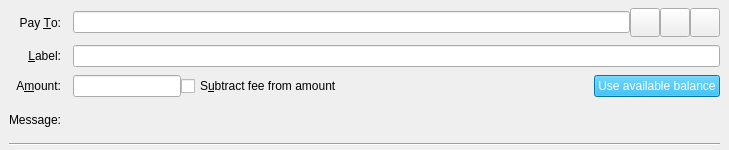
<?xml version="1.0" encoding="UTF-8"?>
<ui version="4.0">
 <class>SendCoinsEntry</class>
 <widget class="QStackedWidget" name="SendCoinsEntry">
  <property name="geometry">
   <rect>
    <x>0</x>
    <y>0</y>
    <width>729</width>
    <height>150</height>
   </rect>
  </property>
  <property name="focusPolicy">
   <enum>Qt::TabFocus</enum>
  </property>
  <property name="autoFillBackground">
   <bool>false</bool>
  </property>
  <widget class="QFrame" name="SendCoins">
   <property name="frameShape">
    <enum>QFrame::NoFrame</enum>
   </property>
   <layout class="QGridLayout" name="gridLayout">
    <property name="topMargin">
     <number>8</number>
    </property>
    <property name="bottomMargin">
     <number>4</number>
    </property>
    <property name="horizontalSpacing">
     <number>12</number>
    </property>
    <property name="verticalSpacing">
     <number>8</number>
    </property>
    <item row="0" column="0">
     <widget class="QLabel" name="payToLabel">
      <property name="text">
       <string>Pay &amp;To:</string>
      </property>
      <property name="alignment">
       <set>Qt::AlignRight|Qt::AlignTrailing|Qt::AlignVCenter</set>
      </property>
      <property name="buddy">
       <cstring>payTo</cstring>
      </property>
     </widget>
    </item>
    <item row="0" column="1">
     <layout class="QHBoxLayout" name="payToLayout">
      <property name="spacing">
       <number>0</number>
      </property>
      <item>
       <widget class="QValidatedLineEdit" name="payTo">
        <property name="toolTip">
         <string>The CI AI COIN address to send the payment to</string>
        </property>
       </widget>
      </item>
      <item>
       <widget class="QToolButton" name="addressBookButton">
        <property name="toolTip">
         <string>Choose previously used address</string>
        </property>
        <property name="text">
         <string/>
        </property>
        <property name="icon">
         <iconset resource="../CI AI COIN.qrc">
          <normaloff>:/icons/address-book</normaloff>:/icons/address-book</iconset>
        </property>
        <property name="iconSize">
         <size>
          <width>22</width>
          <height>22</height>
         </size>
        </property>
        <property name="shortcut">
         <string>Alt+A</string>
        </property>
       </widget>
      </item>
      <item>
       <widget class="QToolButton" name="pasteButton">
        <property name="toolTip">
         <string>Paste address from clipboard</string>
        </property>
        <property name="text">
         <string/>
        </property>
        <property name="icon">
         <iconset resource="../CI AI COIN.qrc">
          <normaloff>:/icons/editpaste</normaloff>:/icons/editpaste</iconset>
        </property>
        <property name="iconSize">
         <size>
          <width>22</width>
          <height>22</height>
         </size>
        </property>
        <property name="shortcut">
         <string>Alt+P</string>
        </property>
       </widget>
      </item>
      <item>
       <widget class="QToolButton" name="deleteButton">
        <property name="toolTip">
         <string>Remove this entry</string>
        </property>
        <property name="text">
         <string/>
        </property>
        <property name="icon">
         <iconset resource="../CI AI COIN.qrc">
          <normaloff>:/icons/remove</normaloff>:/icons/remove</iconset>
        </property>
        <property name="iconSize">
         <size>
          <width>22</width>
          <height>22</height>
         </size>
        </property>
       </widget>
      </item>
     </layout>
    </item>
    <item row="1" column="0">
     <widget class="QLabel" name="labellLabel">
      <property name="text">
       <string>&amp;Label:</string>
      </property>
      <property name="alignment">
       <set>Qt::AlignRight|Qt::AlignTrailing|Qt::AlignVCenter</set>
      </property>
      <property name="buddy">
       <cstring>addAsLabel</cstring>
      </property>
     </widget>
    </item>
    <item row="1" column="1">
     <widget class="QLineEdit" name="addAsLabel">
      <property name="toolTip">
       <string>Enter a label for this address to add it to the list of used addresses</string>
      </property>
     </widget>
    </item>
    <item row="2" column="0">
     <widget class="QLabel" name="amountLabel">
      <property name="text">
       <string>A&amp;mount:</string>
      </property>
      <property name="alignment">
       <set>Qt::AlignRight|Qt::AlignTrailing|Qt::AlignVCenter</set>
      </property>
      <property name="buddy">
       <cstring>payAmount</cstring>
      </property>
     </widget>
    </item>
    <item row="2" column="1">
     <layout class="QHBoxLayout" name="horizontalLayoutAmount" stretch="0,1,0">
      <item>
       <widget class="CI AI COINAmountField" name="payAmount">
         <property name="toolTip">
          <string>The amount to send in the selected unit</string>
         </property>
       </widget>
      </item>
      <item>
       <widget class="QCheckBox" name="checkboxSubtractFeeFromAmount">
        <property name="toolTip">
         <string>The fee will be deducted from the amount being sent. The recipient will receive less CI AI COINs than you enter in the amount field. If multiple recipients are selected, the fee is split equally.</string>
        </property>
        <property name="text">
         <string>S&amp;ubtract fee from amount</string>
        </property>
       </widget>
      </item>
      <item>
       <widget class="QPushButton" name="useAvailableBalanceButton">
        <property name="styleSheet">
         <string notr="true">background-color: rgb(10, 164, 227);color: #ffffff</string>
        </property>
        <property name="text">
         <string>Use available balance</string>
        </property>
       </widget>
      </item>
     </layout>
    </item>
    <item row="3" column="0">
     <widget class="QLabel" name="messageLabel">
      <property name="text">
       <string>Message:</string>
      </property>
      <property name="alignment">
       <set>Qt::AlignRight|Qt::AlignTrailing|Qt::AlignVCenter</set>
      </property>
     </widget>
    </item>
    <item row="3" column="1">
     <widget class="QLabel" name="messageTextLabel">
      <property name="toolTip">
       <string>A message that was attached to the CI AI COIN: URI which will be stored with the transaction for your reference. Note: This message will not be sent over the CI AI COIN network.</string>
      </property>
      <property name="textFormat">
       <enum>Qt::PlainText</enum>
      </property>
     </widget>
    </item>
    <item row="4" column="0" colspan="2">
     <widget class="Line" name="line">
      <property name="orientation">
       <enum>Qt::Horizontal</enum>
      </property>
     </widget>
    </item>
   </layout>
  </widget>
  <widget class="QFrame" name="SendCoins_UnauthenticatedPaymentRequest">
   <property name="toolTip">
    <string>This is an unauthenticated payment request.</string>
   </property>
   <property name="autoFillBackground">
    <bool>true</bool>
   </property>
   <property name="frameShape">
    <enum>QFrame::NoFrame</enum>
   </property>
   <layout class="QGridLayout" name="gridLayout_is">
    <property name="spacing">
     <number>12</number>
    </property>
    <item row="0" column="0">
     <widget class="QLabel" name="payToLabel_is">
      <property name="text">
       <string>Pay To:</string>
      </property>
      <property name="alignment">
       <set>Qt::AlignRight|Qt::AlignTrailing|Qt::AlignVCenter</set>
      </property>
     </widget>
    </item>
    <item row="0" column="1">
     <layout class="QHBoxLayout" name="payToLayout_is">
      <property name="spacing">
       <number>0</number>
      </property>
      <item>
       <widget class="QLabel" name="payTo_is"/>
      </item>
      <item>
       <widget class="QToolButton" name="deleteButton_is">
        <property name="toolTip">
         <string>Remove this entry</string>
        </property>
        <property name="text">
         <string/>
        </property>
        <property name="icon">
         <iconset resource="../CI AI COIN.qrc">
          <normaloff>:/icons/remove</normaloff>:/icons/remove</iconset>
        </property>
       </widget>
      </item>
     </layout>
    </item>
    <item row="1" column="0">
     <widget class="QLabel" name="memoLabel_is">
      <property name="text">
       <string>Memo:</string>
      </property>
      <property name="alignment">
       <set>Qt::AlignRight|Qt::AlignTrailing|Qt::AlignVCenter</set>
      </property>
     </widget>
    </item>
    <item row="1" column="1">
     <widget class="QLabel" name="memoTextLabel_is">
      <property name="textFormat">
       <enum>Qt::PlainText</enum>
      </property>
     </widget>
    </item>
    <item row="2" column="0">
     <widget class="QLabel" name="amountLabel_is">
      <property name="text">
       <string>A&amp;mount:</string>
      </property>
      <property name="alignment">
       <set>Qt::AlignRight|Qt::AlignTrailing|Qt::AlignVCenter</set>
      </property>
      <property name="buddy">
       <cstring>payAmount_is</cstring>
      </property>
     </widget>
    </item>
    <item row="2" column="1">
     <widget class="CI AI COINAmountField" name="payAmount_is">
      <property name="acceptDrops">
       <bool>false</bool>
      </property>
     </widget>
    </item>
   </layout>
  </widget>
  <widget class="QFrame" name="SendCoins_AuthenticatedPaymentRequest">
   <property name="toolTip">
    <string>This is an authenticated payment request.</string>
   </property>
   <property name="autoFillBackground">
    <bool>true</bool>
   </property>
   <property name="frameShape">
    <enum>QFrame::NoFrame</enum>
   </property>
   <layout class="QGridLayout" name="gridLayout_s">
    <property name="spacing">
     <number>12</number>
    </property>
    <item row="0" column="0">
     <widget class="QLabel" name="payToLabel_s">
      <property name="text">
       <string>Pay To:</string>
      </property>
      <property name="alignment">
       <set>Qt::AlignRight|Qt::AlignTrailing|Qt::AlignVCenter</set>
      </property>
     </widget>
    </item>
    <item row="0" column="1">
     <layout class="QHBoxLayout" name="payToLayout_s">
      <property name="spacing">
       <number>0</number>
      </property>
      <item>
       <widget class="QLabel" name="payTo_s">
        <property name="textFormat">
         <enum>Qt::PlainText</enum>
        </property>
       </widget>
      </item>
      <item>
       <widget class="QToolButton" name="deleteButton_s">
        <property name="toolTip">
         <string>Remove this entry</string>
        </property>
        <property name="text">
         <string/>
        </property>
        <property name="icon">
         <iconset resource="../CI AI COIN.qrc">
          <normaloff>:/icons/remove</normaloff>:/icons/remove</iconset>
        </property>
       </widget>
      </item>
     </layout>
    </item>
    <item row="1" column="0">
     <widget class="QLabel" name="memoLabel_s">
      <property name="text">
       <string>Memo:</string>
      </property>
      <property name="alignment">
       <set>Qt::AlignRight|Qt::AlignTrailing|Qt::AlignVCenter</set>
      </property>
     </widget>
    </item>
    <item row="1" column="1">
     <widget class="QLabel" name="memoTextLabel_s">
      <property name="textFormat">
       <enum>Qt::PlainText</enum>
      </property>
     </widget>
    </item>
    <item row="2" column="0">
     <widget class="QLabel" name="amountLabel_s">
      <property name="text">
       <string>A&amp;mount:</string>
      </property>
      <property name="alignment">
       <set>Qt::AlignRight|Qt::AlignTrailing|Qt::AlignVCenter</set>
      </property>
      <property name="buddy">
       <cstring>payAmount_s</cstring>
      </property>
     </widget>
    </item>
    <item row="2" column="1">
     <widget class="CI AI COINAmountField" name="payAmount_s">
      <property name="acceptDrops">
       <bool>false</bool>
      </property>
     </widget>
    </item>
   </layout>
  </widget>
 </widget>
 <customwidgets>
  <customwidget>
   <class>QValidatedLineEdit</class>
   <extends>QLineEdit</extends>
   <header>qt/qvalidatedlineedit.h</header>
  </customwidget>
  <customwidget>
   <class>CI AI COINAmountField</class>
   <extends>QLineEdit</extends>
   <header>qt/CI AI COINamountfield.h</header>
  </customwidget>
 </customwidgets>
 <tabstops>
  <tabstop>payTo</tabstop>
  <tabstop>addressBookButton</tabstop>
  <tabstop>pasteButton</tabstop>
  <tabstop>deleteButton</tabstop>
  <tabstop>addAsLabel</tabstop>
  <tabstop>payAmount</tabstop>
  <tabstop>payAmount_is</tabstop>
  <tabstop>deleteButton_is</tabstop>
  <tabstop>payAmount_s</tabstop>
  <tabstop>deleteButton_s</tabstop>
 </tabstops>
 <resources>
  <include location="../CI AI COIN.qrc"/>
 </resources>
 <connections/>
</ui>
